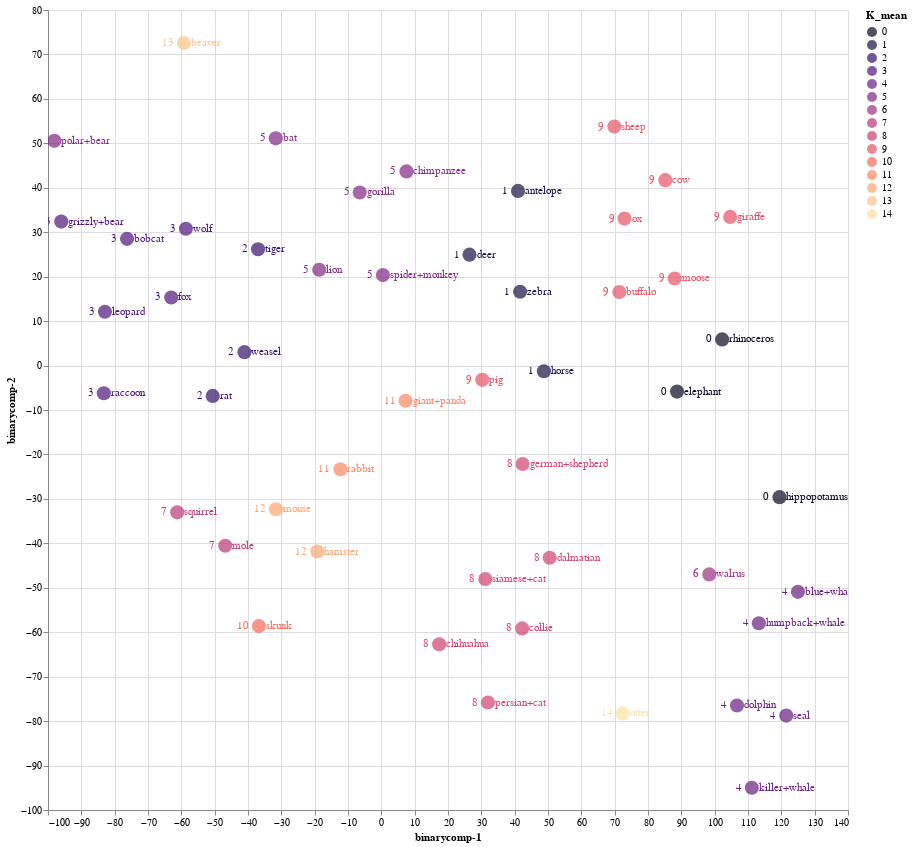

Notebook cell for this chart:
### Code cell
source = tsne_binary_df1

points = alt.Chart(source).mark_circle(size=200).encode(
    x='binarycomp-1:Q',
    y='binarycomp-2:Q',
    color=alt.Color('K_mean:N', scale=alt.Scale(scheme='Magma'))
    ).properties(
    width=800,
    height=800
)

text1 = points.mark_text(
    align='left',
    baseline='middle',
    dx=7
).encode(
    text='index:N'
)

text2 = points.mark_text(
    align='right',
    baseline='middle',
    dx=-10
).encode(
    text='K_mean:N'
)

points.interactive() + text1 + text2

### Figure 1 — Vega-Lite specification as saved in the notebook (floating-point values rounded to 4 significant figures)
{"config": {"view": {"continuousWidth": 400, "continuousHeight": 300}}, "layer": [{"mark": {"type": "circle", "size": 200}, "encoding": {"color": {"field": "K_mean", "scale": {"scheme": "Magma"}, "type": "nominal"}, "x": {"field": "binarycomp-1", "type": "quantitative"}, "y": {"field": "binarycomp-2", "type": "quantitative"}}, "height": 800, "selection": {"selector010": {"type": "interval", "bind": "scales", "encodings": ["x", "y"]}}, "width": 800}, {"mark": {"type": "text", "align": "left", "baseline": "middle", "dx": 7}, "encoding": {"color": {"field": "K_mean", "scale": {"scheme": "Magma"}, "type": "nominal"}, "text": {"field": "index", "type": "nominal"}, "x": {"field": "binarycomp-1", "type": "quantitative"}, "y": {"field": "binarycomp-2", "type": "quantitative"}}, "height": 800, "width": 800}, {"mark": {"type": "text", "align": "right", "baseline": "middle", "dx": -10}, "encoding": {"color": {"field": "K_mean", "scale": {"scheme": "Magma"}, "type": "nominal"}, "text": {"field": "K_mean", "type": "nominal"}, "x": {"field": "binarycomp-1", "type": "quantitative"}, "y": {"field": "binarycomp-2", "type": "quantitative"}}, "height": 800, "width": 800}], "data": {"name": "data-0783be85dec413da8ccea61459033d4c"}, "$schema": "https://vega.github.io/schema/vega-lite/v4.17.0.json", "datasets": {"data-0783be85dec413da8ccea61459033d4c": [{"binarycomp-1": 41.0, "binarycomp-2": 39.3, "index": "antelope", "order": "ARTIODACTYLA", "family": "BOVIDAE", "K_mean": 1}, {"binarycomp-1": -96.03, "binarycomp-2": 32.38, "index": "grizzly+bear", "order": "CARNIVORA", "family": "URSIDAE", "K_mean": 3}, {"binarycomp-1": 111.1, "binarycomp-2": -94.99, "index": "killer+whale", "order": "ARTIODACTYLA", "family": "DELPHINIDAE", "K_mean": 4}, {"binarycomp-1": -59.22, "binarycomp-2": 72.57, "index": "beaver", "order": "RODENTIA", "family": "APLODONTIIDAE", "K_mean": 13}, {"binarycomp-1": 50.51, "binarycomp-2": -43.24, "index": "dalmatian", "order": "CARNIVORA", "family": "CANIDAE", "K_mean": 8}, {"binarycomp-1": 31.99, "binarycomp-2": -75.82, "index": "persian+cat", "order": "CARNIVORA", "family": "FELIDAE", "K_mean": 8}, {"binarycomp-1": 48.77, "binarycomp-2": -1.283, "index": "horse", "order": "PERISSODACTYLA", "family": "EQUIDAE", "K_mean": 1}, {"binarycomp-1": 42.37, "binarycomp-2": -22.15, "index": "german+shepherd", "order": "CARNIVORA", "family": "CANIDAE", "K_mean": 8}, {"binarycomp-1": 125.0, "binarycomp-2": -50.91, "index": "blue+whale", "order": "ARTIODACTYLA", "family": "BALAENOPTERIDAE", "K_mean": 4}, {"binarycomp-1": 31.18, "binarycomp-2": -48.03, "index": "siamese+cat", "order": "CARNIVORA", "family": "FELIDAE", "K_mean": 8}, {"binarycomp-1": -36.74, "binarycomp-2": -58.62, "index": "skunk", "order": "CARNIVORA", "family": "MEPHITIDAE", "K_mean": 10}, {"binarycomp-1": -46.82, "binarycomp-2": -40.54, "index": "mole", "order": "EULIPOTYPHLA", "family": "TALPIDAE", "K_mean": 7}, {"binarycomp-1": -36.99, "binarycomp-2": 26.16, "index": "tiger", "order": "CARNIVORA", "family": "FELIDAE", "K_mean": 2}, {"binarycomp-1": 119.4, "binarycomp-2": -29.6, "index": "hippopotamus", "order": "ARTIODACTYLA", "family": "HIPPOPOTAMIDAE", "K_mean": 0}, {"binarycomp-1": -82.92, "binarycomp-2": 12.11, "index": "leopard", "order": "CARNIVORA", "family": "FELIDAE", "K_mean": 3}, {"binarycomp-1": 87.99, "binarycomp-2": 19.59, "index": "moose", "order": "ARTIODACTYLA", "family": "CERVIDAE", "K_mean": 9}, {"binarycomp-1": 0.4759, "binarycomp-2": 20.35, "index": "spider+monkey", "order": "PRIMATES", "family": "ATELIDAE", "K_mean": 5}, {"binarycomp-1": 113.3, "binarycomp-2": -57.97, "index": "humpback+whale", "order": "ARTIODACTYLA", "family": "BALAENOPTERIDAE", "K_mean": 4}, {"binarycomp-1": 88.71, "binarycomp-2": -5.852, "index": "elephant", "order": "PROBOSCIDEA", "family": "ELEPHANTIDAE", "K_mean": 0}, {"binarycomp-1": -6.482, "binarycomp-2": 38.94, "index": "gorilla", "order": "PRIMATES", "family": "HOMINIDAE", "K_mean": 5}, {"binarycomp-1": 72.96, "binarycomp-2": 33.07, "index": "ox", "order": "ARTIODACTYLA", "family": "BOVIDAE", "K_mean": 9}, {"binarycomp-1": -63.03, "binarycomp-2": 15.32, "index": "fox", "order": "CARNIVORA", "family": "CANIDAE", "K_mean": 3}, {"binarycomp-1": 69.91, "binarycomp-2": 53.79, "index": "sheep", "order": "ARTIODACTYLA", "family": "BOVIDAE", "K_mean": 9}, {"binarycomp-1": 121.5, "binarycomp-2": -78.75, "index": "seal", "order": "CARNIVORA", "family": "PHOCIDAE", "K_mean": 4}, {"binarycomp-1": 7.548, "binarycomp-2": 43.68, "index": "chimpanzee", "order": "PRIMATES", "family": "HOMINIDAE", "K_mean": 5}, {"binarycomp-1": -19.22, "binarycomp-2": -41.85, "index": "hamster", "order": "RODENTIA", "family": "CRICETIDAE", "K_mean": 12}, {"binarycomp-1": -61.23, "binarycomp-2": -33.03, "index": "squirrel", "order": "RODENTIA", "family": "SCIURIDAE", "K_mean": 7}, {"binarycomp-1": 102.3, "binarycomp-2": 5.885, "index": "rhinoceros", "order": "PERISSODACTYLA", "family": "RHINOCEROTIDAE", "K_mean": 0}, {"binarycomp-1": -12.26, "binarycomp-2": -23.32, "index": "rabbit", "order": "LAGOMORPHA", "family": "LEPORIDAE", "K_mean": 11}, {"binarycomp-1": -31.67, "binarycomp-2": 51.12, "index": "bat", "order": "CHIROPTERA", "family": "PHYLLOSTOMIDAE", "K_mean": 5}, {"binarycomp-1": 104.6, "binarycomp-2": 33.44, "index": "giraffe", "order": "ARTIODACTYLA", "family": "GIRAFFIDAE", "K_mean": 9}, {"binarycomp-1": -58.62, "binarycomp-2": 30.78, "index": "wolf", "order": "CARNIVORA", "family": "CANIDAE", "K_mean": 3}, {"binarycomp-1": 17.35, "binarycomp-2": -62.7, "index": "chihuahua", "order": "CARNIVORA", "family": "CANIDAE", "K_mean": 8}, {"binarycomp-1": -50.58, "binarycomp-2": -6.834, "index": "rat", "order": "RODENTIA", "family": "CRICETIDAE", "K_mean": 2}, {"binarycomp-1": -41.06, "binarycomp-2": 3.015, "index": "weasel", "order": "CARNIVORA", "family": "MUSTELIDAE", "K_mean": 2}, {"binarycomp-1": 72.38, "binarycomp-2": -78.27, "index": "otter", "order": "CARNIVORA", "family": "MUSTELIDAE", "K_mean": 14}, {"binarycomp-1": 71.4, "binarycomp-2": 16.53, "index": "buffalo", "order": "ARTIODACTYLA", "family": "BOVIDAE", "K_mean": 9}, {"binarycomp-1": 41.62, "binarycomp-2": 16.6, "index": "zebra", "order": "PERISSODACTYLA", "family": "EQUIDAE", "K_mean": 1}, {"binarycomp-1": 7.258, "binarycomp-2": -7.911, "index": "giant+panda", "order": "CARNIVORA", "family": "URSIDAE", "K_mean": 11}, {"binarycomp-1": 26.45, "binarycomp-2": 24.96, "index": "deer", "order": "ARTIODACTYLA", "family": "CERVIDAE", "K_mean": 1}, {"binarycomp-1": -76.29, "binarycomp-2": 28.51, "index": "bobcat", "order": "CARNIVORA", "family": "FELIDAE", "K_mean": 3}, {"binarycomp-1": 30.28, "binarycomp-2": -3.221, "index": "pig", "order": "ARTIODACTYLA", "family": "SUIDAE", "K_mean": 9}, {"binarycomp-1": -18.64, "binarycomp-2": 21.55, "index": "lion", "order": "CARNIVORA", "family": "FELIDAE", "K_mean": 5}, {"binarycomp-1": -31.62, "binarycomp-2": -32.33, "index": "mouse", "order": "RODENTIA", "family": "CRICETIDAE", "K_mean": 12}, {"binarycomp-1": -98.09, "binarycomp-2": 50.56, "index": "polar+bear", "order": "CARNIVORA", "family": "URSIDAE", "K_mean": 5}, {"binarycomp-1": 42.25, "binarycomp-2": -59.14, "index": "collie", "order": "CARNIVORA", "family": "CANIDAE", "K_mean": 8}, {"binarycomp-1": 98.38, "binarycomp-2": -46.99, "index": "walrus", "order": "CARNIVORA", "family": "ODOBENIDAE", "K_mean": 6}, {"binarycomp-1": -83.26, "binarycomp-2": -6.239, "index": "raccoon", "order": "CARNIVORA", "family": "PROCYONIDAE", "K_mean": 3}, {"binarycomp-1": 85.21, "binarycomp-2": 41.71, "index": "cow", "order": "ARTIODACTYLA", "family": "BOVIDAE", "K_mean": 9}, {"binarycomp-1": 106.7, "binarycomp-2": -76.48, "index": "dolphin", "order": "ARTIODACTYLA", "family": "DELPHINIDAE", "K_mean": 4}]}}
